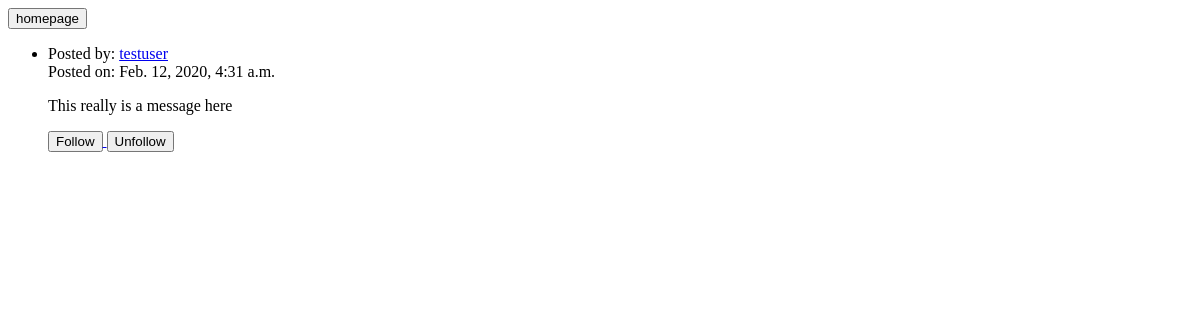
Page /tweets/ on the earlier database version.
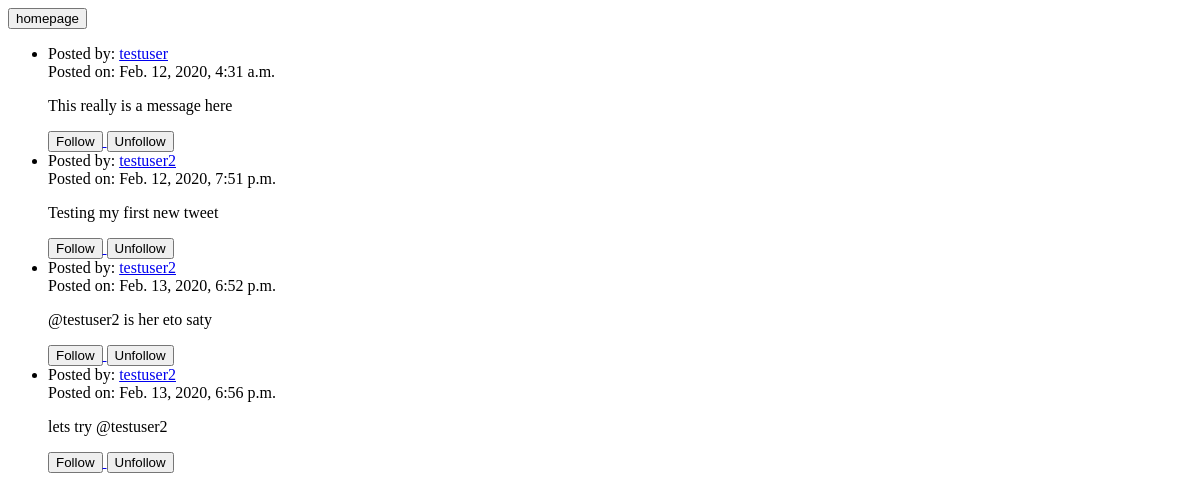
Same page on the later database version.
### Twitter_Clone/tweets/models.py (models this page shows)
class Tweet(models.Model):
    user = models.ForeignKey(TwitterUser, on_delete=models.CASCADE)
    content = models.TextField(max_length=140)
    date_published = models.DateTimeField(default=timezone.now)
    def __str__(self):
        return self.content

### Twitter_Clone/twitterusers/models.py (models this page shows, shortened)
class TwitterUser(models.Model):
    user = models.OneToOneField(User, on_delete=models.CASCADE)
    following = models.ManyToManyField('self', symmetrical=False)

### Twitter_Clone/tweets/views.py (the view)
# urls.py: path('tweets/', views.tweets_view, name='tweets')
def tweets_view(request):
    tweets = Tweet.objects.all()
    return render(request, 'tweets.html', {'tweets': tweets})

### templates/tweets.html (shortened to what this page needs)
<a href="{% url 'homepage' %}"><button>homepage</button></a>
<ul>
    {% for tweet in tweets %}
        <li>
             Posted by:
            <a href="{% url 'userprofile' id=tweet.user.id %}">
                {{ tweet.user.user.username }}
            </a>
            <br>
            Posted on: {{ tweet.date_published }}
            <p>{{ tweet }}</p>
            <a href="{% url 'follow' id=tweet.user.id %}">
                <button>Follow</button>
            </a>
            <a href="{% url 'unfollow' id=tweet.user.id %}">
                <button>Unfollow</button>
            </a>
        </li>
    {% endfor %}
</ul>

Differences in the rows shown:
added Tweet: user.user.username "testuser2", date_published "Feb. 12, 2020, 7:51 p.m.", content "Testing my first new tweet"
added Tweet: user.user.username "testuser2", date_published "Feb. 13, 2020, 6:52 p.m.", content "@testuser2 is her eto saty"
added Tweet: user.user.username "testuser2", date_published "Feb. 13, 2020, 6:56 p.m.", content "lets try @testuser2"
